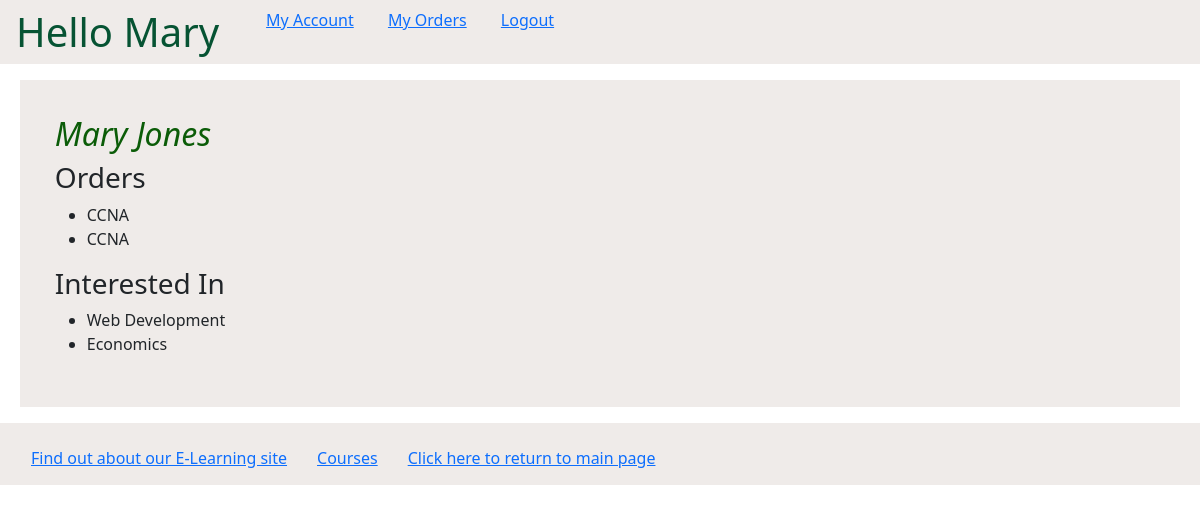
Page /myapp/my_account/ (signed in) on the earlier database version.
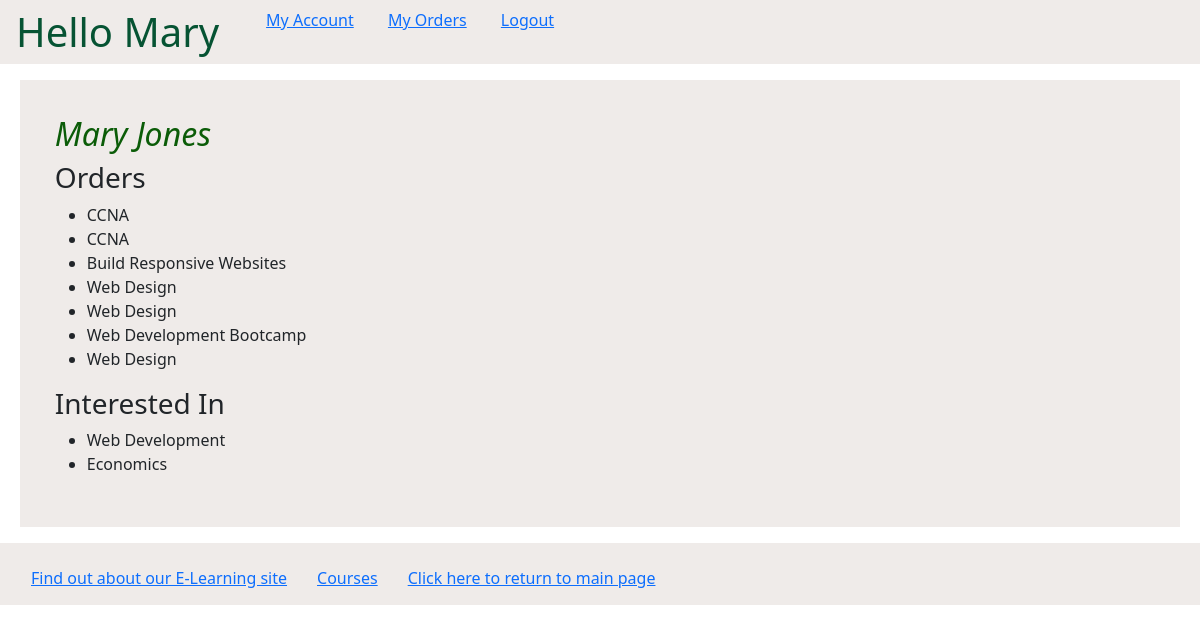
Same page on the later database version.
### myapp/models.py (models this page shows, shortened)
class Order(models.Model):
    ORDER_CHOICES = [(0, 'Cancelled'), (1, 'Order Confirmed')]
    course = models.ForeignKey(Course, on_delete=models.CASCADE, )
    student = models.ForeignKey(Student, on_delete=models.CASCADE)
    levels = models.PositiveIntegerField()
    order_status = models.IntegerField(choices=ORDER_CHOICES, default=1)
    order_date = models.DateField(default=django.utils.timezone.now())

class Course(models.Model):
    topic = models.ForeignKey(Topic, related_name='courses', on_delete=models.CASCADE)
    name = models.CharField(max_length=200)
    price = models.DecimalField(max_digits=10, decimal_places=2, validators=[validateprice])
    for_everyone = models.BooleanField(default=True)
    description = models.TextField(max_length=300, null=True, blank=True)
    interested = models.PositiveIntegerField(default=0)
    stages = models.PositiveIntegerField(default=3)
    def __str__(self):
        return f"{self.name}"

class Topic(models.Model):
    name = models.CharField(max_length=200)
    category = models.CharField(max_length=200)

### myapp/views.py (the view)
# urls.py: path(r'my_account/', views.myaccount, name='myaccount'),
@login_required
def myaccount(request):
    students = Student.objects.filter(pk=request.user.id)
    if len(students) == 1:
        student = students[0]
        return render(request, 'myapp/myaccount.html', {'fullName': student.first_name + " " + student.last_name,
        'orders': student.order_set.all(), 'interested_in': student.interested_in.all()})
    else:
        return HttpResponse('You are not a registered student!')

### templates/myapp/myaccount.html
{% extends 'myapp/base.html' %}
{% block body_block %}
    <div style="background-color: #efebe9; padding: 3%;">
<h2> {{ fullName }} </h2>
    {% if orders %}
        <h3>Orders</h3>
        <ul>
            {% for order in orders %}
                <li>{{ order.course }}</li>
            {% endfor %}
        </ul>
    {% else %}
        <h2>You don't have any orders</h2>
    {% endif %}
    {% if interested_in %}
        <h3>Interested In</h3>
        <ul>
            {% for topic in interested_in %}
                <li>{{ topic.name }}</li>
            {% endfor %}
        </ul>
    {% else %}
        <h2>You don't have any Interests</h2>
    {% endif %}
    </div>
{% endblock %}

Differences in the rows shown:
added Order: course "Build Responsive Websites"
added Order: course "Web Design"
added Order: course "Web Design"
added Order: course "Web Development Bootcamp"
added Order: course "Web Design"
